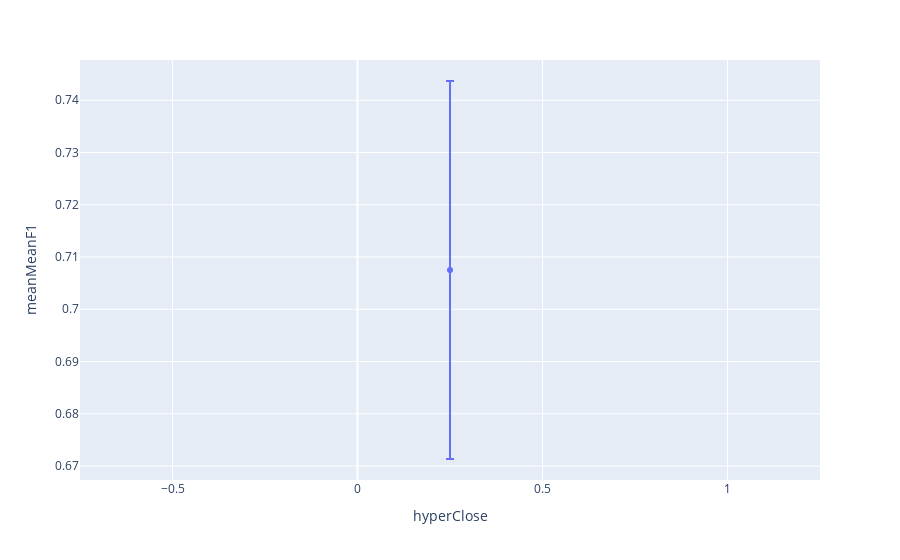

This figure's notebook cell:
### Code cell
aux=hyperParams[(hyperParams.hyperThres==optimal.hyperThres)&(hyperParams.hyperDepth==optimal.hyperDepth)&
                (hyperParams.hyperDuration==optimal.hyperDuration)&(hyperParams.hyperConfidence==optimal.hyperConfidence)].reset_index(drop=True)
px.scatter(aux,x='hyperClose',y='meanMeanF1',error_y='stdMeanF1')

### Figure 1 — Plotly figure (JSON) as saved in the notebook; plotly's stock layout.template omitted (floating-point values rounded to 4 significant figures)
{"data": [{"error_y": {"array": [0.03617]}, "hovertemplate": "hyperClose=%{x}<br>meanMeanF1=%{y}<extra></extra>", "legendgroup": "", "marker": {"color": "#636efa", "symbol": "circle"}, "mode": "markers", "name": "", "orientation": "v", "showlegend": false, "type": "scatter", "x": [0.25], "xaxis": "x", "y": [0.7075], "yaxis": "y"}], "layout": {"legend": {"tracegroupgap": 0}, "margin": {"t": 60}, "xaxis": {"anchor": "y", "domain": [0, 1], "title": {"text": "hyperClose"}}, "yaxis": {"anchor": "x", "domain": [0, 1], "title": {"text": "meanMeanF1"}}}}
